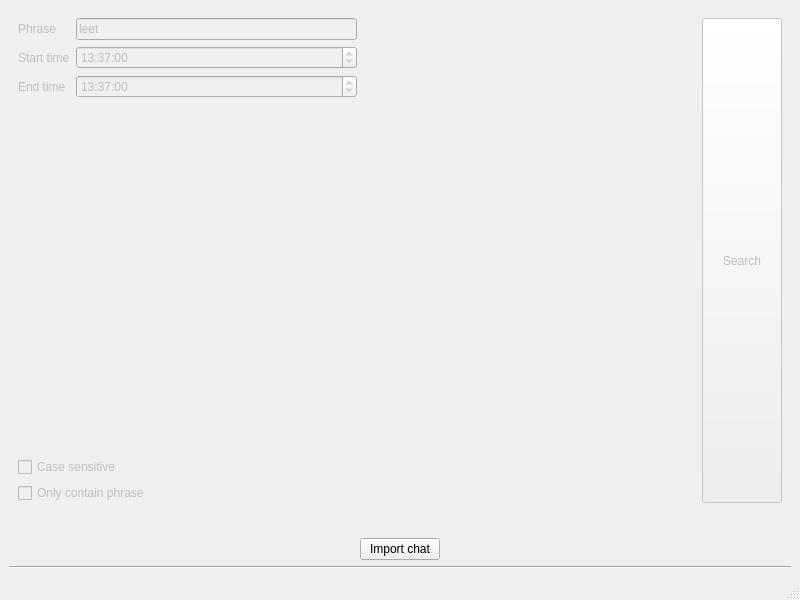
<?xml version="1.0" encoding="UTF-8"?>
<ui version="4.0">
 <class>MainWindow</class>
 <widget class="QMainWindow" name="MainWindow">
  <property name="geometry">
   <rect>
    <x>0</x>
    <y>0</y>
    <width>800</width>
    <height>600</height>
   </rect>
  </property>
  <property name="windowTitle">
   <string>MainWindow</string>
  </property>
  <widget class="QWidget" name="centralwidget">
   <layout class="QVBoxLayout" name="mainLayout">
    <item>
     <widget class="QWidget" name="inputWidget" native="true">
      <property name="enabled">
       <bool>false</bool>
      </property>
      <layout class="QHBoxLayout" name="horizontalLayout_2">
       <item>
        <layout class="QVBoxLayout" name="verticalLayout_2">
         <item>
          <layout class="QFormLayout" name="formLayout">
           <item row="0" column="0">
            <widget class="QLabel" name="label">
             <property name="text">
              <string>Phrase</string>
             </property>
            </widget>
           </item>
           <item row="0" column="1">
            <widget class="QLineEdit" name="phraseEdit">
             <property name="text">
              <string>leet</string>
             </property>
            </widget>
           </item>
           <item row="1" column="0">
            <widget class="QLabel" name="label_2">
             <property name="text">
              <string>Start time</string>
             </property>
            </widget>
           </item>
           <item row="1" column="1">
            <widget class="QTimeEdit" name="startTimeEdit">
             <property name="dateTime">
              <datetime>
               <hour>13</hour>
               <minute>37</minute>
               <second>0</second>
               <year>2000</year>
               <month>1</month>
               <day>1</day>
              </datetime>
             </property>
            </widget>
           </item>
           <item row="2" column="0">
            <widget class="QLabel" name="label_3">
             <property name="text">
              <string>End time</string>
             </property>
            </widget>
           </item>
           <item row="2" column="1">
            <widget class="QTimeEdit" name="endTimeEdit">
             <property name="dateTime">
              <datetime>
               <hour>13</hour>
               <minute>37</minute>
               <second>0</second>
               <year>2000</year>
               <month>1</month>
               <day>1</day>
              </datetime>
             </property>
            </widget>
           </item>
          </layout>
         </item>
         <item>
          <layout class="QVBoxLayout" name="verticalLayout">
           <item>
            <widget class="QCheckBox" name="caseSensitiveCheck">
             <property name="text">
              <string>Case sensitive</string>
             </property>
            </widget>
           </item>
           <item>
            <widget class="QCheckBox" name="onlyContainCheck">
             <property name="toolTip">
              <string>&lt;html&gt;&lt;head/&gt;&lt;body&gt;&lt;p&gt;Check whether messages must consist of the phrase or only contain the phrase anywhere in it.&lt;/p&gt;&lt;/body&gt;&lt;/html&gt;</string>
             </property>
             <property name="text">
              <string>Only contain phrase</string>
             </property>
            </widget>
           </item>
          </layout>
         </item>
        </layout>
       </item>
       <item>
        <spacer name="horizontalSpacer">
         <property name="orientation">
          <enum>Qt::Horizontal</enum>
         </property>
         <property name="sizeHint" stdset="0">
          <size>
           <width>332</width>
           <height>20</height>
          </size>
         </property>
        </spacer>
       </item>
       <item>
        <layout class="QVBoxLayout" name="verticalLayout_3">
         <item>
          <widget class="QPushButton" name="searchButton">
           <property name="sizePolicy">
            <sizepolicy hsizetype="Minimum" vsizetype="Minimum">
             <horstretch>0</horstretch>
             <verstretch>0</verstretch>
            </sizepolicy>
           </property>
           <property name="text">
            <string>Search</string>
           </property>
          </widget>
         </item>
        </layout>
       </item>
      </layout>
     </widget>
    </item>
    <item>
     <spacer name="verticalSpacer">
      <property name="orientation">
       <enum>Qt::Vertical</enum>
      </property>
      <property name="sizeType">
       <enum>QSizePolicy::Fixed</enum>
      </property>
      <property name="sizeHint" stdset="0">
       <size>
        <width>20</width>
        <height>20</height>
       </size>
      </property>
     </spacer>
    </item>
    <item>
     <layout class="QHBoxLayout" name="horizontalLayout">
      <item>
       <spacer name="horizontalSpacer_3">
        <property name="orientation">
         <enum>Qt::Horizontal</enum>
        </property>
        <property name="sizeHint" stdset="0">
         <size>
          <width>40</width>
          <height>20</height>
         </size>
        </property>
       </spacer>
      </item>
      <item>
       <widget class="QPushButton" name="pushButton">
        <property name="text">
         <string>Import chat</string>
        </property>
       </widget>
      </item>
      <item>
       <spacer name="horizontalSpacer_2">
        <property name="orientation">
         <enum>Qt::Horizontal</enum>
        </property>
        <property name="sizeHint" stdset="0">
         <size>
          <width>40</width>
          <height>20</height>
         </size>
        </property>
       </spacer>
      </item>
     </layout>
    </item>
    <item>
     <widget class="Line" name="line">
      <property name="orientation">
       <enum>Qt::Horizontal</enum>
      </property>
     </widget>
    </item>
   </layout>
  </widget>
  <widget class="QStatusBar" name="statusbar"/>
  <widget class="QMenuBar" name="menubar">
   <property name="geometry">
    <rect>
     <x>0</x>
     <y>0</y>
     <width>800</width>
     <height>22</height>
    </rect>
   </property>
  </widget>
 </widget>
 <resources/>
 <connections/>
</ui>
